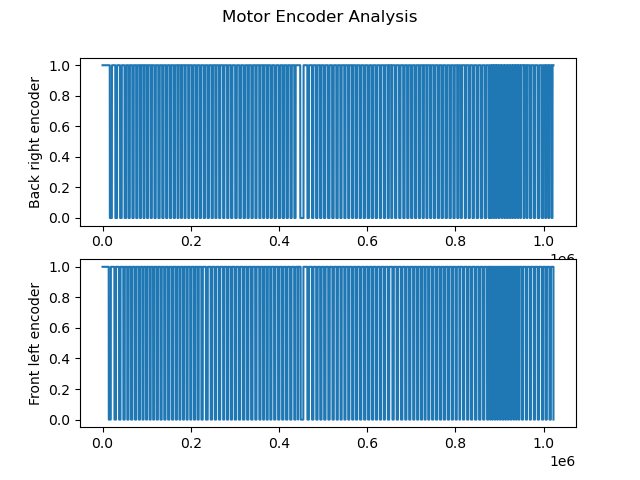

This figure's Python source:
# Import dependencies
import RPi.GPIO as gpio
import numpy as np
import time
from matplotlib import pyplot as plt

# Clear all info from encondercontrol05.txt file 
with open("encodercontrol05.txt","w") as file:
	file.close()

# GPIO pin initialization function
def init():
	gpio.setmode(gpio.BOARD)
	gpio.setup(31, gpio.OUT) # Left wheels forward
	gpio.setup(33, gpio.OUT) # Left wheels backward
	gpio.setup(35, gpio.OUT) # Right wheels backward
	gpio.setup(37, gpio.OUT) # Right wheels forward
	gpio.setup(12, gpio.IN, pull_up_down = gpio.PUD_UP) # Right encoder
	gpio.setup(7, gpio.IN, pull_up_down = gpio.PUD_UP) # Left encoder

# Function for turning off all pin outputs
def gameover():
	gpio.output(31, False)
	gpio.output(33, False)
	gpio.output(35, False)
	gpio.output(37, False)
	gpio.cleanup()

# Initialize GPIO pins and pwms for both wheel sides and directions
init()
lf_pwm = gpio.PWM(31,50)
rf_pwm = gpio.PWM(37,50)
lb_pwm = gpio.PWM(33,50)
rb_pwm = gpio.PWM(35,50)

reading = 0 # Variable for number of readings taken, for plot
time.sleep(0.1) # Give extra time for setup

# Function for moving car forward
def forward(goal,reading):
	with open("encodercontrol05.txt","a") as file:
		init() # Run pin initialization
		
		# Initial travel distances [m]
		left_travel = 0
		right_travel = 0
		travel = 0
		
		# Initial duty cycle setting and start
		left_duty = 30
		right_duty = 30
		lf_pwm.start(left_duty)
		rf_pwm.start(right_duty)
		
		tolerance = 1 # Tolerance for control loop [encoder ticks]
		
		# Initial tick counts and status
		left_counter = np.uint64(0)
		left_button = int(0)
		right_counter = np.uint64(0)
		right_button = int(0)
		
		# Control loop
		while travel < goal: 
			
			# Update tick count if status changes
			if int(gpio.input(7)) != int(left_button):
				left_button = int(gpio.input(7))
				left_counter += 1
			if int(gpio.input(12)) != int(right_button):
				right_button = int(gpio.input(12))
				right_counter += 1
			
			# If left ticks < right ticks by more than tolerance,
			# increase left speed and decrease right speed
			# by adjusting duty cycles
			if left_counter+tolerance < right_counter:
				if left_duty < 60: # Limit max speed
					left_duty  += 0.5
					lf_pwm.ChangeDutyCycle(left_duty)
				if right_duty > 0: # Limit min speed
					right_duty -= 0.5
					rf_pwm.ChangeDutyCycle(right_duty)
					
			# If right ticks < left ticks by more than tolerance,
			# increase left speed and decrease right speed
			# by adjusting duty cycles
			elif right_counter+tolerance < left_counter:
				if left_duty > 0:
					left_duty -= 0.5
					lf_pwm.ChangeDutyCycle(left_duty)
				if right_duty < 60:
					right_duty += 0.5
					rf_pwm.ChangeDutyCycle(right_duty)
					
			# If matching number of ticks, continue at equal speed
			else:
				left_duty = 30
				right_duty = 30
				lf_pwm.ChangeDutyCycle(left_duty)
				rf_pwm.ChangeDutyCycle(right_duty)
			
			# Calculate left, right, and average travel distances
			left_travel =  (left_counter/20)*(3.1415*0.065)
			right_travel = (right_counter/20)*(3.1415*0.065)
			travel = (right_travel+left_travel)/2
			
			file.write(str(reading)+","+str(left_button)+","+str(right_button)+"\n") # Write encoder status to file
			reading += 1 # Increment number of encoder readings
		
		# Stop all outputs and close file
		rf_pwm.stop()
		lf_pwm.stop()
		gameover()
		file.close()
		
		return reading # Pass updated number of readings

# Function for moving car backward
def backward(goal,reading):
	with open("encodercontrol05.txt","a") as file:
		init() # Run pin initialization
		
		# Initial travel distances [m]
		left_travel = 0
		right_travel = 0
		travel = 0
		
		# Initial duty cycle setting and start
		left_duty = 30
		right_duty = 30
		lb_pwm.start(left_duty)
		rb_pwm.start(right_duty)
		
		tolerance = 1 # Tolerance for control loop [encoder ticks]
		
		# Initial tick counts and status
		left_counter = np.uint64(0)
		left_button = int(0)
		right_counter = np.uint64(0)
		right_button = int(0)
		
		# Control loop
		while travel < goal:
			
			# Update tick count if status changes
			if int(gpio.input(7)) != int(left_button):
				left_button = int(gpio.input(7))
				left_counter += 1
			if int(gpio.input(12)) != int(right_button):
				right_button = int(gpio.input(12))
				right_counter += 1
			
			# If left ticks < right ticks by more than tolerance,
			# increase left speed and decrease right speed
			# by adjusting duty cycles
			if left_counter+tolerance < right_counter:
				if left_duty < 60:
					left_duty  += 0.5
					lb_pwm.ChangeDutyCycle(left_duty)
				if right_duty > 0:
					right_duty -= 0.5
					rb_pwm.ChangeDutyCycle(right_duty)
					
			# If right ticks < left ticks by more than tolerance,
			# increase left speed and decrease right speed
			# by adjusting duty cycles
			elif right_counter+tolerance < left_counter:
				if left_duty > 0:
					left_duty -= 0.5
					lb_pwm.ChangeDutyCycle(left_duty)
				if right_duty < 60:
					right_duty += 0.5
					rb_pwm.ChangeDutyCycle(right_duty)
			
			# If matching number of ticks, continue at equal speed
			else:
				left_duty = 30
				right_duty = 30
				lb_pwm.ChangeDutyCycle(left_duty)
				rb_pwm.ChangeDutyCycle(right_duty)
			
			# Calculate left, right, and average travel distances
			left_travel =  (left_counter/20)*(3.1415*0.065)
			right_travel = (right_counter/20)*(3.1415*0.065)
			travel = (right_travel+left_travel)/2
			
			file.write(str(reading)+","+str(left_button)+","+str(right_button)+"\n") # Write encoder statuses to file
			reading += 1 # Increment number of encoder readings for plot
			
		# Stop all outputs and close file
		rb_pwm.stop()
		lb_pwm.stop()
		gameover()
		file.close()
		
		return reading # Pass updated number of readings

# Function for turning car left in place		
def turn_left(goal,reading):
	with open("encodercontrol05.txt","a") as file:
		init() # Run pin initialization
		
		# Initial travel distances [m] and angle [deg]
		left_travel = 0
		right_travel = 0
		angle = 0
		
		# Initial duty cycle setting and start
		left_duty = 80
		right_duty = 80
		lb_pwm.start(left_duty)
		rf_pwm.start(right_duty)
		
		tolerance = 1 # Tolerance for control loop [encoder ticks]
		correction = 1.6 # Correction factor to account for wheel slip (determined experimentally)
		
		# Initial tick counts and status
		left_counter = np.uint64(0)
		left_button = int(0)
		right_counter = np.uint64(0)
		right_button = int(0)
		
		# Control loop
		while angle < goal*correction: # Correction factor applied to correct for wheel slip
			
			# Update tick count if status changes
			if int(gpio.input(7)) != int(left_button):
				left_button = int(gpio.input(7))
				left_counter += 1
			if int(gpio.input(12)) != int(right_button):
				right_button = int(gpio.input(12))
				right_counter += 1
			
			# If left ticks < right ticks by more than tolerance,
			# increase left speed and decrease right speed
			# by adjusting duty cycles
			if left_counter+tolerance < right_counter:
				if left_duty < 100:
					left_duty  += 0.5
					lb_pwm.ChangeDutyCycle(left_duty)
				if right_duty > 60:
					right_duty -= 0.5
					rf_pwm.ChangeDutyCycle(right_duty)
			
			# If right ticks < left ticks by more than tolerance,
			# increase left speed and decrease right speed
			# by adjusting duty cycles
			elif right_counter+tolerance < left_counter:
				if left_duty > 60:
					left_duty -= 0.5
					lb_pwm.ChangeDutyCycle(left_duty)
				if right_duty < 100:
					right_duty += 0.5
					rf_pwm.ChangeDutyCycle(right_duty)
			
			# If matching number of ticks, continue at equal speed
			else:
				left_duty = 80
				right_duty = 80
				lb_pwm.ChangeDutyCycle(left_duty)
				rf_pwm.ChangeDutyCycle(right_duty)
			
			# Calculate left and right travel distances
			left_travel =  (left_counter/20)*(3.1415*0.065)
			right_travel = (right_counter/20)*(3.1415*0.065)
			
			# Calculate angle based on average of travel distance and 0.15 diameter
			angle = np.rad2deg((left_travel + right_travel)/0.15) 
			
			file.write(str(reading)+","+str(left_button)+","+str(right_button)+"\n") # Write encoder statuses to file
			reading += 1 # Increment number of encoder readings for plot
			
		# Stop all outputs and close file
		lb_pwm.stop()
		rf_pwm.stop()
		gameover()
		file.close()
		
		return reading # Pass updated number of readings

# Function for turning car right in place
def turn_right(goal,reading):
	with open("encodercontrol05.txt","a") as file:
		init() # Run pin initialization
		
		# Initial travel distances [m] and angle [deg]
		left_travel = 0
		right_travel = 0
		angle = 0
		
		# Initial duty cycle settings and start
		left_duty = 80
		right_duty = 80
		lf_pwm.start(left_duty)
		rb_pwm.start(right_duty)
		
		tolerance = 1 # Tolerance for control loop [encoder ticks]
		correction = 2 # Correction factor to account for wheel slip (determined experimentally)
		
		# Initial tick counts and status
		left_counter = np.uint64(0)
		left_button = int(0)
		right_counter = np.uint64(0)
		right_button = int(0)
		
		# Control loop
		while angle < goal*correction: # Correction factor applied to correct for wheel slip
			
			# Update tick count if status changes
			if int(gpio.input(7)) != int(left_button):
				left_button = int(gpio.input(7))
				left_counter += 1
			if int(gpio.input(12)) != int(right_button):
				right_button = int(gpio.input(12))
				right_counter += 1
			
			# If left ticks < right ticks by more than tolerance,
			# increase left speed and decrease right speed
			# by adjusting duty cycles
			if left_counter+tolerance < right_counter:
				if left_duty < 100:
					left_duty  += 0.5
					lf_pwm.ChangeDutyCycle(left_duty)
				if right_duty > 60:
					right_duty -= 0.5
					rb_pwm.ChangeDutyCycle(right_duty)

			# If right ticks < left ticks by more than tolerance,
			# increase left speed and decrease right speed
			# by adjusting duty cycles	
			elif right_counter+tolerance < left_counter:
				if left_duty > 60:
					left_duty -= 0.5
					lf_pwm.ChangeDutyCycle(left_duty)
				if right_duty < 100:
					right_duty += 0.5
					rb_pwm.ChangeDutyCycle(right_duty)
					
			# If matching number of ticks, continue at equal speed
			else:
				left_duty = 80
				right_duty = 80
				lf_pwm.ChangeDutyCycle(left_duty)
				rb_pwm.ChangeDutyCycle(right_duty)
			
			# Calculate left and right travel distances
			left_travel =  (left_counter/20)*(3.1415*0.065)
			right_travel = (right_counter/20)*(3.1415*0.065)
			
			# Calculate angle based on average of travel distance and 0.15 diameter
			angle = np.rad2deg((left_travel + right_travel)/0.15)
			
			file.write(str(reading)+","+str(left_button)+","+str(right_button)+"\n") # Write encoder statuses to file
			reading += 1 # Increment number of encoder readings for plot
		
		# Stop all outputs and close file
		lf_pwm.stop()
		rb_pwm.stop()
		gameover()
		file.close()
		
		return reading # Pass updated number of readings

# Function for getting user input for action
def get_action():
	while True: # Loop until valid inputs recieved
		
		# Get user input for direction
		direction = input("Enter action: \n 'f' for forward\n 'b' for backward \n 'l' for left\n 'r' for right\n 'q' for quit ")
		
		# Pass user input to get_goal function
		if direction == "f" or direction == "b":
			goal = get_goal("dist")
			break
		elif direction == "l" or direction == "r":
			goal = get_goal("ang")
			break
		elif direction == "q":
			goal = None
			break
		else:
			print("Enter f, b, l, r, or q")
	return direction,goal

# Function for getting user input for target distance or target angle
def get_goal(action):
	
	# Get target distance for forward or backward move
	if action == "dist":
		while True: # Loop until valid input recieved
			goal = float(input("Enter goal distance between 0 and 2 m: "))
			if 0 < goal <= 2:
				break
			else:
				print("Enter goal between range")
	
	# Get target angle for left or right turn
	elif action =="ang":
		while True:
			goal = int(input("Enter goal angle between 0 and 180: "))
			if 0 < goal <= 180: 
				break
			else:
				print("Enter goal between range")
	return goal

# Start program
while True: # Loop until recieves user input to end program
	
	action,goal = get_action() # Get user inputs
	
	# Run appropriate move function
	if action == "f":
		reading = forward(goal,reading)
	elif action == "b":
		reading = backward(goal,reading)
	elif action == "l":
		reading = turn_left(goal,reading)
	elif action == "r":
		reading = turn_right(goal,reading)
	
	elif action == "q":
		print("End program")
		break
	
# Load encoder data
x = [] # Reading number
e_left = [] # Left encoder status
e_right = [] # Right encoder status

# Read file
with open("encodercontrol05.txt","r") as file:
	for line in file:
		item = line.split(",") # Strip items in line
		
		# Append items to lists
		x.append(int(item[0]))
		e_left.append(int(item[1]))
		e_right.append(int(item[2]))	
file.close()

# Plot encoder data
fig, axs = plt.subplots(2)
plt.suptitle("Motor Encoder Analysis")

axs[0].plot(x, e_right)
axs[0].set(ylabel="Back right encoder")

axs[1].plot(x,e_left)
axs[1].set(ylabel="Front left encoder")

plt.savefig("encodercontrol05.png")

